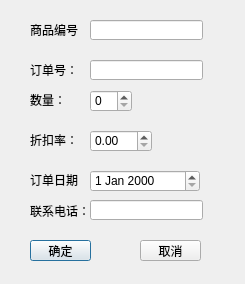
<?xml version="1.0" encoding="UTF-8"?>
<ui version="4.0">
 <class>AddSaleRecordDialog</class>
 <widget class="QDialog" name="AddSaleRecordDialog">
  <property name="geometry">
   <rect>
    <x>0</x>
    <y>0</y>
    <width>245</width>
    <height>284</height>
   </rect>
  </property>
  <property name="windowTitle">
   <string>Dialog</string>
  </property>
  <widget class="QPushButton" name="btnConfirm">
   <property name="geometry">
    <rect>
     <x>30</x>
     <y>240</y>
     <width>61</width>
     <height>21</height>
    </rect>
   </property>
   <property name="text">
    <string>确定</string>
   </property>
  </widget>
  <widget class="QPushButton" name="btnCancel">
   <property name="geometry">
    <rect>
     <x>140</x>
     <y>240</y>
     <width>61</width>
     <height>21</height>
    </rect>
   </property>
   <property name="text">
    <string>取消</string>
   </property>
  </widget>
  <widget class="QLabel" name="label">
   <property name="geometry">
    <rect>
     <x>30</x>
     <y>20</y>
     <width>51</width>
     <height>20</height>
    </rect>
   </property>
   <property name="text">
    <string>商品编号：</string>
   </property>
  </widget>
  <widget class="QLineEdit" name="edtId">
   <property name="geometry">
    <rect>
     <x>90</x>
     <y>20</y>
     <width>113</width>
     <height>20</height>
    </rect>
   </property>
  </widget>
  <widget class="QLabel" name="label_2">
   <property name="geometry">
    <rect>
     <x>30</x>
     <y>60</y>
     <width>51</width>
     <height>20</height>
    </rect>
   </property>
   <property name="text">
    <string>订单号：</string>
   </property>
  </widget>
  <widget class="QLineEdit" name="edtOrderId">
   <property name="geometry">
    <rect>
     <x>90</x>
     <y>60</y>
     <width>113</width>
     <height>20</height>
    </rect>
   </property>
  </widget>
  <widget class="QLabel" name="label_3">
   <property name="geometry">
    <rect>
     <x>30</x>
     <y>90</y>
     <width>31</width>
     <height>20</height>
    </rect>
   </property>
   <property name="text">
    <string>数量：</string>
   </property>
  </widget>
  <widget class="QSpinBox" name="spbQuantity">
   <property name="geometry">
    <rect>
     <x>90</x>
     <y>90</y>
     <width>42</width>
     <height>22</height>
    </rect>
   </property>
  </widget>
  <widget class="QDoubleSpinBox" name="spbDiscountRate">
   <property name="geometry">
    <rect>
     <x>90</x>
     <y>130</y>
     <width>62</width>
     <height>22</height>
    </rect>
   </property>
  </widget>
  <widget class="QLabel" name="label_4">
   <property name="geometry">
    <rect>
     <x>30</x>
     <y>130</y>
     <width>51</width>
     <height>20</height>
    </rect>
   </property>
   <property name="text">
    <string>折扣率：</string>
   </property>
  </widget>
  <widget class="QLabel" name="label_5">
   <property name="geometry">
    <rect>
     <x>30</x>
     <y>170</y>
     <width>51</width>
     <height>20</height>
    </rect>
   </property>
   <property name="text">
    <string>订单日期：</string>
   </property>
  </widget>
  <widget class="QDateEdit" name="edtOrderDate">
   <property name="geometry">
    <rect>
     <x>90</x>
     <y>170</y>
     <width>110</width>
     <height>22</height>
    </rect>
   </property>
  </widget>
  <widget class="QLabel" name="label_6">
   <property name="geometry">
    <rect>
     <x>30</x>
     <y>200</y>
     <width>61</width>
     <height>21</height>
    </rect>
   </property>
   <property name="text">
    <string>联系电话：</string>
   </property>
  </widget>
  <widget class="QLineEdit" name="edtContactPhone">
   <property name="geometry">
    <rect>
     <x>90</x>
     <y>200</y>
     <width>113</width>
     <height>20</height>
    </rect>
   </property>
  </widget>
 </widget>
 <resources/>
 <connections/>
</ui>
